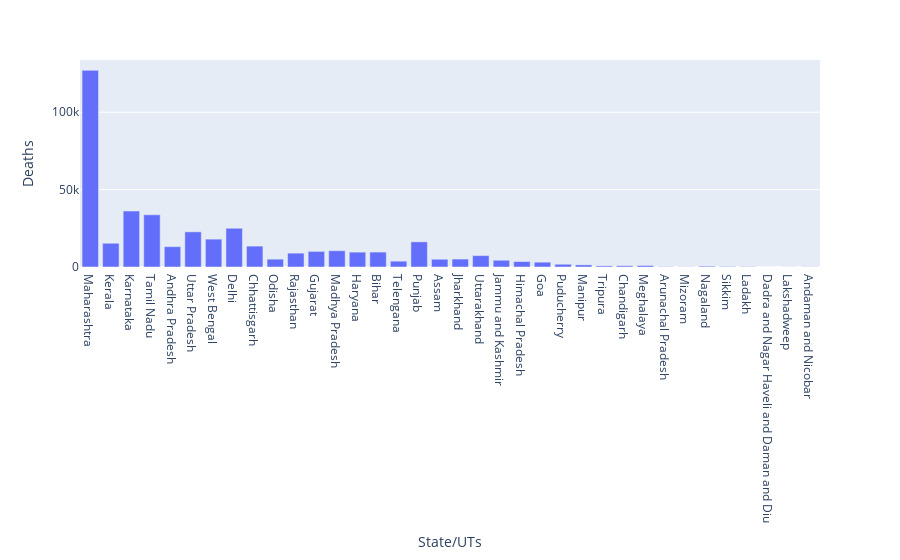

Notebook code cell kept with this figure:
### Code cell
px.bar(df,x='State/UTs',y='Deaths')

### Figure 1 — Plotly figure (JSON) as saved in the notebook; plotly's stock layout.template omitted (floating-point values rounded to 4 significant figures)
{"data": [{"alignmentgroup": "True", "hovertemplate": "State/UTs=%{x}<br>Deaths=%{y}<extra></extra>", "legendgroup": "", "marker": {"color": "#636efa", "pattern": {"shape": ""}}, "name": "", "offsetgroup": "", "orientation": "v", "showlegend": false, "textposition": "auto", "type": "bar", "x": ["Maharashtra", "Kerala", "Karnataka", "Tamil Nadu", "Andhra Pradesh", "Uttar Pradesh", "West Bengal", "Delhi", "Chhattisgarh", "Odisha", "Rajasthan", "Gujarat", "Madhya Pradesh", "Haryana", "Bihar", "Telengana", "Punjab", "Assam", "Jharkhand", "Uttarakhand", "Jammu and Kashmir", "Himachal Pradesh", "Goa", "Puducherry", "Manipur", "Tripura", "Chandigarh", "Meghalaya", "Arunachal Pradesh", "Mizoram", "Nagaland", "Sikkim", "Ladakh", "Dadra and Nagar Haveli and Daman and Diu", "Lakshadweep", "Andaman and Nicobar"], "xaxis": "x", "y": [127031, 15350, 36157, 33724, 13132, 22719, 17999, 25027, 13496, 5058, 8950, 10076, 10512, 9599, 9629, 3759, 16233, 4999, 5120, 7356, 4364, 3507, 3111, 1778, 1376, 728, 809, 945, 202, 122, 528, 324, 206, 4, 49, 129], "yaxis": "y"}], "layout": {"barmode": "relative", "legend": {"tracegroupgap": 0}, "margin": {"t": 60}, "xaxis": {"anchor": "y", "domain": [0, 1], "title": {"text": "State/UTs"}}, "yaxis": {"anchor": "x", "domain": [0, 1], "title": {"text": "Deaths"}}}}
